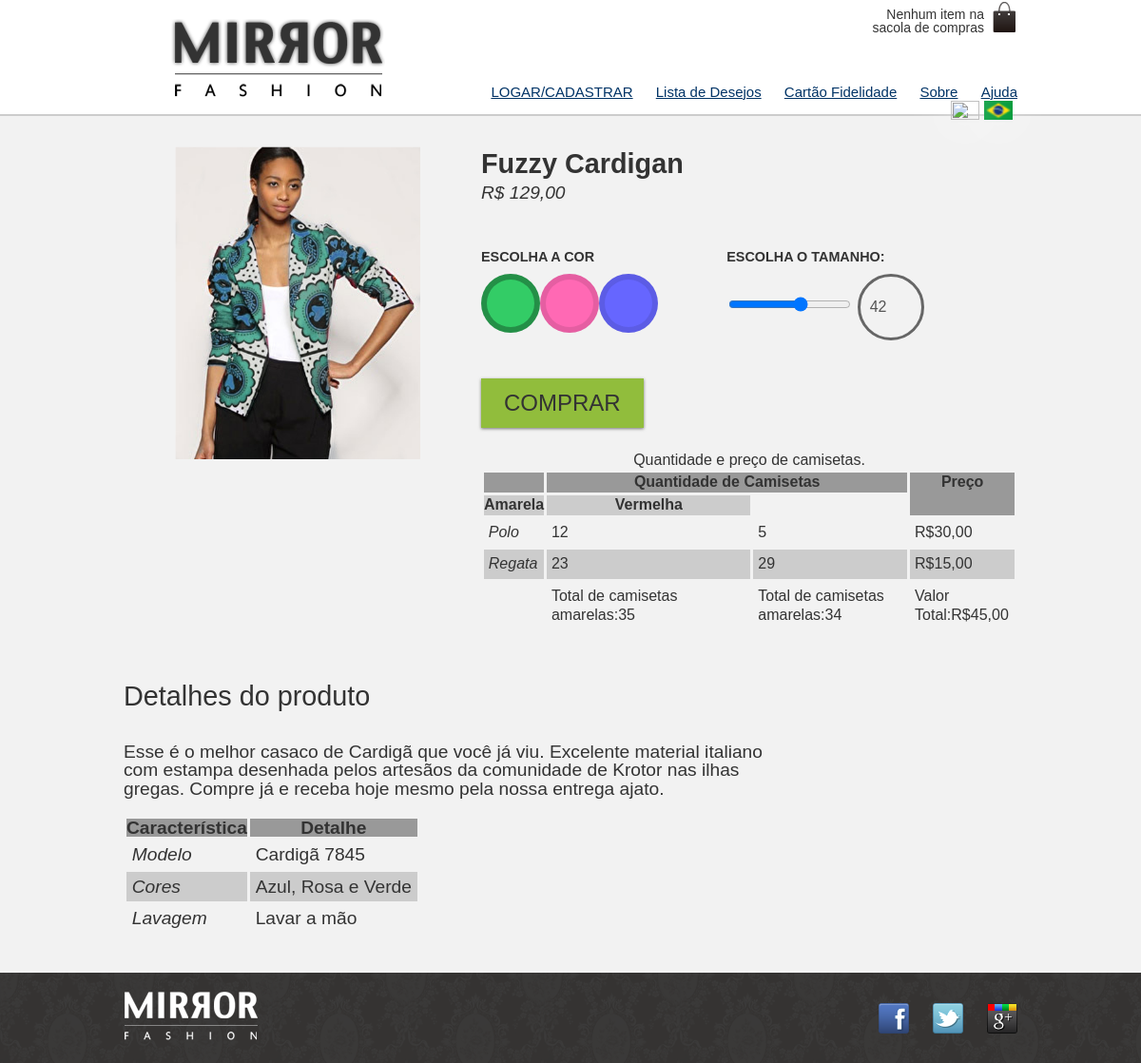
The app's page /produto.php?id=1, older data.
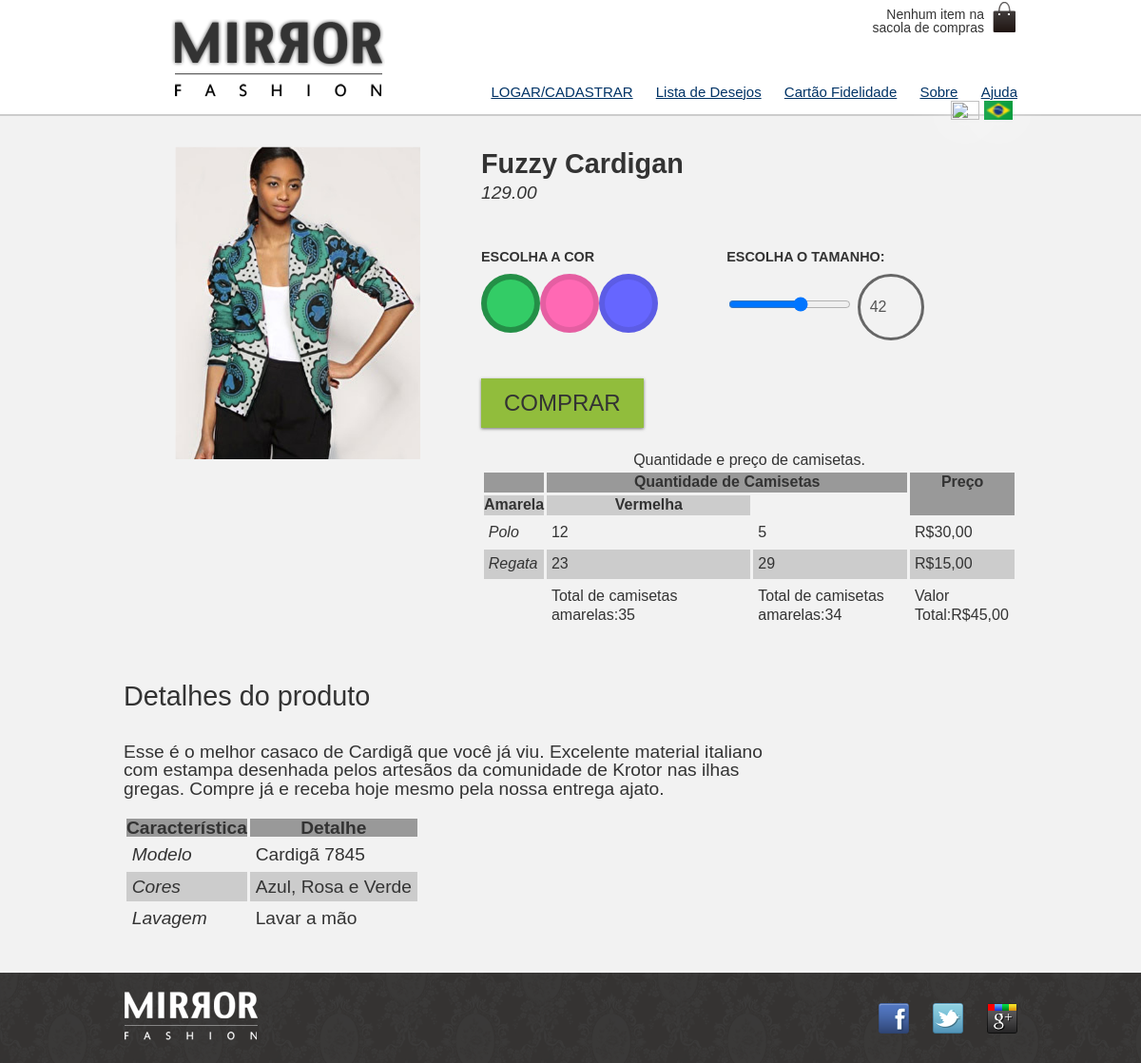
The same page, newer data.
### tables this page shows
CREATE TABLE `produtos` (
  `id` int(11) NOT NULL,
  `nome` varchar(255) DEFAULT NULL,
  `preco` decimal(10,2) DEFAULT NULL,
  `descricao` text DEFAULT NULL,
  `type` varchar(20) NOT NULL,
  `data` date DEFAULT NULL,
  `vendas` int(11) DEFAULT NULL
);

### produto.php (the view, shortened to what this page needs)
<?php
$conexao = mysqli_connect("127.0.0.1","root","","wd43");
$dados = mysqli_query($conexao,"SELECT * FROM produtos WHERE id=".$_GET['id']);
$produtos = mysqli_fetch_array($dados);
$cabecalho_css='<link rel="stylesheet" type="text/css" href="css/produto.css">';
include("cabecalho.php");
?>
<div class="produto-back">
<div class="container">
<div class="produto">
<h1><?= $produtos['nome']?></h1>
<p><?= $produtos['preco']?></p>
<form action="checkout.php" method="POST">
<fieldset class="cores">
<legend>Escolha a cor</legend>
<label for="verde" >
<img src="img/produtos/foto<?= $produtos['id']?>-verde.png" alt="Produto na cor verde">
</label>
</fieldset>
<fieldset class="tamanhos">
<legend>Escolha o Tamanho:</legend>
<input type="range" min="36" max="46" step="2" name="tamanho" id="tamanho">
<output	for="tamanho" name="valortamanho" id="valortamanho">42 </output>
</fieldset>
<input type="submit" class="comprar" value="Comprar">
</form>
<table>
<caption>Quantidade e preço de camisetas.</caption>
<colgroup>
<col width="10%">
<col width="40%">
<col width="30%">
<col width="20%">
</colgroup>
<thead>
<tr>
<th rowpan="2"></th>
<th colspan="2">Quantidade de Camisetas</th>
<th rowspan="2">Preço</th>
</tr>
<tr>
<th>Amarela</th>
<th>Vermelha</th>
</tr>
</thead>
<tfoot>
<tr>
<td>
<td>Total de camisetas amarelas:35</td>
<td>Total de camisetas amarelas:34</td>
<td>Valor Total:R$45,00</td>
</tr>
</tfoot>
<tbody>
<tr>
<td>Polo</td>
<td>12</td>
<td>5</td>
<td>R$30,00</td>
</tr>
<tr>
<td>Regata</td>
<td>23</td>
<td>29</td>
<td>R$15,00</td>
</tr>
</tbody>
</table>
</div>
<div class="detalhes">
<h2>Detalhes	do	produto</h2>
<p>
<?= $produtos['descricao']?>
</p>
<table>
<thead>
<tr>
<th>Característica</th>
<th>Detalhe</th>
</tr>
</thead>
<tbody>
<tr>
<td>Modelo</td>
<td>Cardigã 7845</td>
</tr>
<tr>
<td>Cores</td>
<td>Azul, Rosa e Verde</td>
</tr>
<tr>
<td>Lavagem</td>
<td>Lavar a mão</td>
</tr>
</tbody>
</table>
</div>
</div>
</div>
<?php
include("rodape.php")
?>
</body>
</html>

Row changes from the older to the newer data that the page shows:
changed produtos "Fuzzy Cardigan": preco "R$ 129,00" → "129.00"
